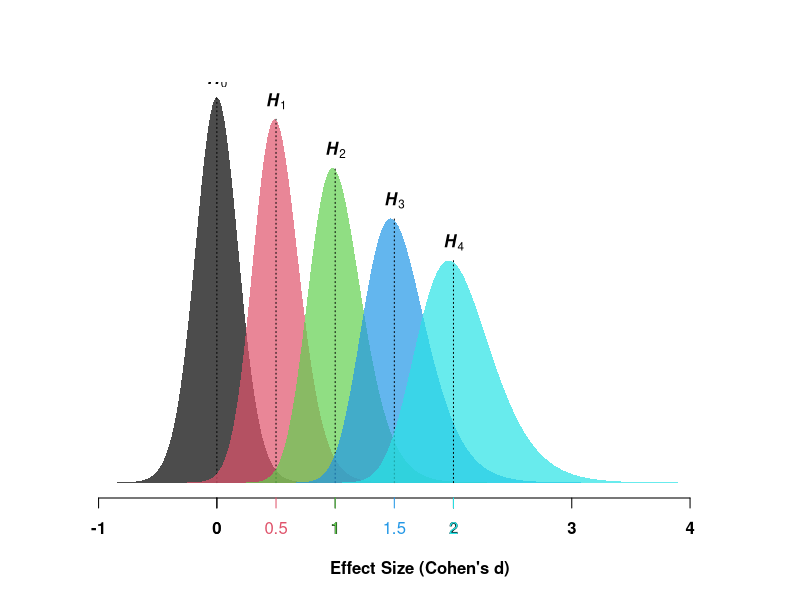

This figure's R source:
alt.hyp = function(N, d){
  
options(warn = -1) ; d = sort(d)
df = N - 1  ;  d.SE = 1/sqrt(N)  ;  ncp.min = min(d)*sqrt(N)  ;  ncp.max = max(d)*sqrt(N)
  
min.d = d.SE*qt(1e-5, df, ncp.min)  ;  max.d = d.SE*qt(0.99999, df, ncp.max)  
  
for(i in 1:length(d)){      
H = curve(dt(x*sqrt(N), df, d[i]*sqrt(N))*sqrt(N), min.d, max.d, n = 1e3, xlab = "Effect Size (Cohen's d)", 
          ylab = NA, ty = "n", add = i!= 1, bty = "n", yaxt = "n", font = 2, font.lab = 2, xpd = TRUE)
      
polygon(H, col = adjustcolor(i, .7), border = NA)
text(d[i], max(H$y), bquote(bolditalic(H[.(i-1)])), pos = 3)
axis(1, at = d[i], col = i, col.axis = i)
segments(d[i], 0, d[i], max(H$y), lty = 3)
   }
}
# Example of use:
alt.hyp(N = 30, d = seq(0, 2, .5))
